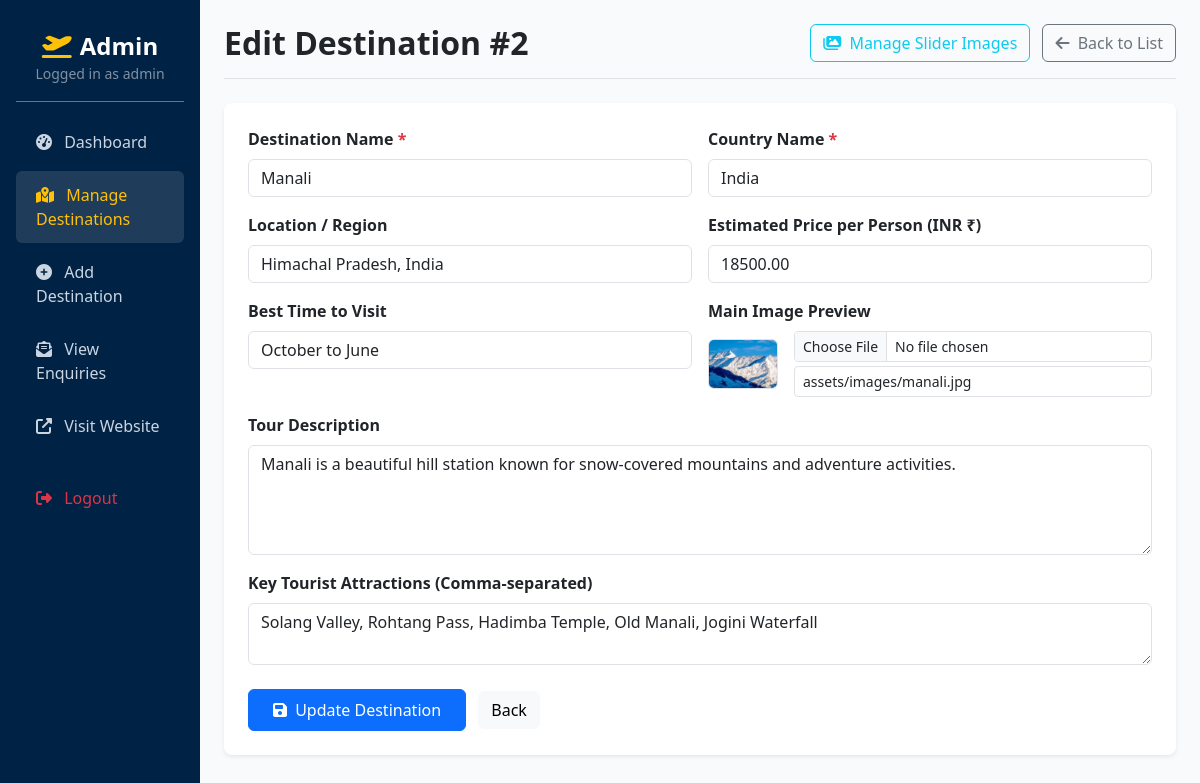
Screenshot of /admin/edit_destination.php?id=2 (signed in) with the database file from the repository.
### tables this page shows
CREATE TABLE `destinations` (
  `destination_id` int(11) NOT NULL AUTO_INCREMENT,
  `country_name` varchar(100) NOT NULL,
  `destination_name` varchar(150) NOT NULL,
  `location` varchar(150) DEFAULT NULL,
  `description` text DEFAULT NULL,
  `attractions` text DEFAULT NULL,
  `best_time_to_visit` varchar(100) DEFAULT NULL,
  `price` decimal(10,2) DEFAULT 0.00,
  `main_image` varchar(255) DEFAULT NULL,
  `created_at` timestamp NOT NULL DEFAULT current_timestamp(),
  PRIMARY KEY (`destination_id`)
);

### admin/edit_destination.php (the view, shortened to what this page needs)
<?php
require_once '../db.php';
$destination_id = (int) $_GET['id'];
$stmt = $conn->prepare("SELECT * FROM destinations WHERE destination_id = ?");
$stmt->bind_param("i", $destination_id);
$stmt->execute();
$dest = $stmt->get_result()->fetch_assoc();
?>
<!DOCTYPE html>
<html lang="en">
<head>
    <link href="https://cdn.jsdelivr.net/npm/bootstrap@5.3.2/dist/css/bootstrap.min.css" rel="stylesheet">
    <link rel="stylesheet" href="https://cdnjs.cloudflare.com/ajax/libs/font-awesome/6.4.2/css/all.min.css">
</head>
<body>
<div class="container-fluid">
    <div class="row">
        <div class="col-md-3 col-lg-2 admin-sidebar p-3 d-none d-md-block">
            <div class="text-center py-3 border-bottom border-secondary mb-3">
                <h4 class="fw-bold mb-0 text-white"><i class="fas fa-plane-departure text-warning me-2"></i>Admin</h4>
                <small class="text-white-50">Logged in as <?php echo htmlspecialchars($_SESSION['admin_username']); ?></small>
            </div>
            <nav>
                <a href="index.php"><i class="fas fa-tachometer-alt me-2"></i> Dashboard</a>
                <a href="destinations.php" class="active"><i class="fas fa-map-marked-alt me-2"></i> Manage Destinations</a>
                <a href="add_destination.php"><i class="fas fa-plus-circle me-2"></i> Add Destination</a>
                <a href="enquiries.php"><i class="fas fa-envelope-open-text me-2"></i> View Enquiries</a>
                <a href="../index.php" target="_blank"><i class="fas fa-external-link-alt me-2"></i> Visit Website</a>
                <a href="logout.php" class="text-danger mt-4"><i class="fas fa-sign-out-alt me-2"></i> Logout</a>
            </nav>
        </div>
        <div class="col-md-9 col-lg-10 p-4">
            <div class="d-flex justify-content-between align-items-center mb-4 pb-3 border-bottom">
                <h2 class="fw-bold text-dark mb-0">Edit Destination #<?php echo $dest['destination_id']; ?></h2>
                <div>
                    <a href="destination_images.php?id=<?php echo $dest['destination_id']; ?>" class="btn btn-outline-info me-2"><i class="fas fa-images me-1"></i> Manage Slider Images</a>
                    <a href="destinations.php" class="btn btn-outline-secondary"><i class="fas fa-arrow-left me-1"></i> Back to List</a>
                </div>
            </div>
            <div class="card border-0 shadow-sm rounded-3 p-4">
                <form method="POST" action="edit_destination.php?id=<?php echo $destination_id; ?>" enctype="multipart/form-data">
                    <div class="row g-3">
                        <div class="col-md-6">
                            <label class="form-label fw-semibold">Destination Name <span class="text-danger">*</span></label>
                            <input type="text" name="destination_name" class="form-control"
                                   value="<?php echo htmlspecialchars($dest['destination_name']); ?>" required>
                        </div>
                        <div class="col-md-6">
                            <label class="form-label fw-semibold">Country Name <span class="text-danger">*</span></label>
                            <input type="text" name="country_name" class="form-control"
                                   value="<?php echo htmlspecialchars($dest['country_name']); ?>" required>
                        </div>
                        <div class="col-md-6">
                            <label class="form-label fw-semibold">Location / Region</label>
                            <input type="text" name="location" class="form-control"
                                   value="<?php echo htmlspecialchars($dest['location'] ?? ''); ?>">
                        </div>
                        <div class="col-md-6">
                            <label class="form-label fw-semibold">Estimated Price per Person (INR ₹)</label>
                            <input type="number" step="0.01" name="price" class="form-control"
                                   value="<?php echo htmlspecialchars($dest['price']); ?>">
                        </div>
                        <div class="col-md-6">
                            <label class="form-label fw-semibold">Best Time to Visit</label>
                            <input type="text" name="best_time_to_visit" class="form-control"
                                   value="<?php echo htmlspecialchars($dest['best_time_to_visit'] ?? ''); ?>">
                        </div>
                        <div class="col-md-6">
                            <label class="form-label fw-semibold">Main Image Preview</label>
                            <div class="d-flex align-items-center gap-3">
                                <img src="../<?php echo htmlspecialchars($dest['main_image']); ?>"
                                     alt="Preview" class="rounded border" style="width: 70px; height: 50px; object-fit: cover;"
                                     onerror="this.src='../assets/images/goa.jpg';">
                                <div class="flex-grow-1">
                                    <input type="file" name="main_image_file" class="form-control form-control-sm" accept="image/*">
                                    <input type="text" name="main_image_url" class="form-control form-control-sm mt-1"
                                           placeholder="assets/images/..." value="<?php echo htmlspecialchars($dest['main_image']); ?>">
                                </div>
                            </div>
                        </div>
                        <div class="col-12">
                            <label class="form-label fw-semibold">Tour Description</label>
                            <textarea name="description" class="form-control" rows="4"><?php echo htmlspecialchars($dest['description']); ?></textarea>
                        </div>
                        <div class="col-12">
                            <label class="form-label fw-semibold">Key Tourist Attractions (Comma-separated)</label>
                            <textarea name="attractions" class="form-control" rows="2"><?php echo htmlspecialchars($dest['attractions'] ?? ''); ?></textarea>
                        </div>
                        <div class="col-12 mt-4">
                            <button type="submit" class="btn btn-primary px-4 py-2"><i class="fas fa-save me-1"></i> Update Destination</button>
                            <a href="destinations.php" class="btn btn-light ms-2">Back</a>
                        </div>
                    </div>
                </form>
            </div>
        </div>
    </div>
</div>
</body>
</html>

### admin/edit_destination.php (style rules this page uses)
body { background-color: #f8fafc; font-family: 'Segoe UI', Tahoma, Geneva, Verdana, sans-serif; }
.admin-sidebar { background: #002244; min-height: 100vh; color: #ffffff; }
.admin-sidebar a { color: #cbd5e1; text-decoration: none; padding: 12px 20px; display: block; border-radius: 6px; margin-bottom: 5px; }
.admin-sidebar a:hover, .admin-sidebar a.active { background: rgba(255, 255, 255, 0.12); color: #ffc107; }

### rows the page displays
destinations: destination_id "2", destination_name "Manali", country_name "India", location "Himachal Pradesh, India", price "18500.00", best_time_to_visit "October to June", main_image (picture), main_image_url "assets/images/manali.jpg", description "Manali is a beautiful hill station known for snow-covered mountains and adventure activities.", attractions "Solang Valley, Rohtang Pass, Hadimba Temple, Old Manali, Jogini Waterfall"

### other values shown
$_SESSION['admin_username'] "admin"
